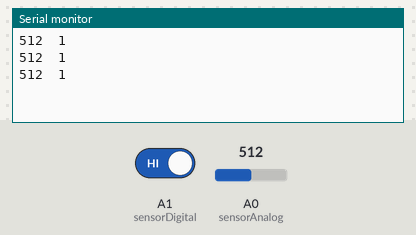
The sketch below on a simulated Arduino Uno, built with avr-gcc and run on an emulated ATmega328P. Shown: the last lines printed to the serial monitor. Inputs (shaded band) come from the test bench; at power-on: A0 (sensorAnalog) = 512, A1 (sensorDigital) HIGH.

Above: at 1.3 s.
1.4 s: A0 (sensorAnalog) set to 716
At 1.9 s:
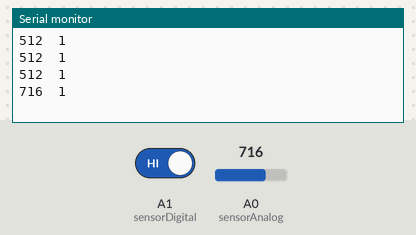
2.9 s: A1 (sensorDigital) driven LOW
At 3.4 s:
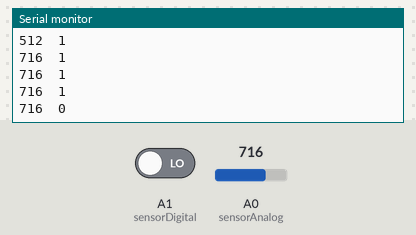
4.4 s: A0 (sensorAnalog) set to 900
At 4.9 s:
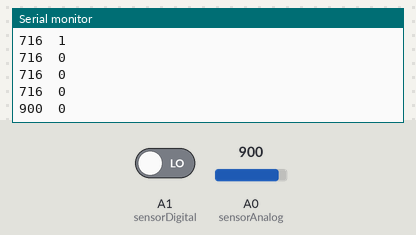
5.9 s: A1 (sensorDigital) driven HIGH
At 6.3 s:
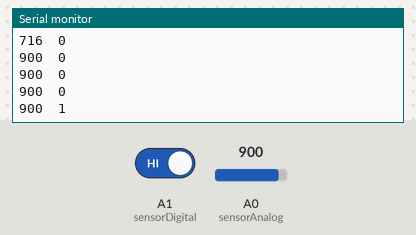
Timing chart, 0 to 8.4 s (numbered marks = the images above; inputs shaded):
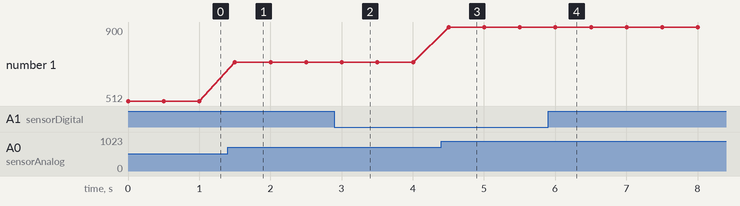

The sketch:

MQ_2_sensor_test.ino
```cpp
int sensorAnalog = A0;
int sensorDigital = A1;


void setup() {
  pinMode(sensorAnalog, INPUT);
  pinMode(sensorDigital, INPUT_PULLUP);

  Serial.begin(57600);
}

void loop() {

  Serial.print(analogRead(sensorAnalog));
  Serial.print('\t');
  Serial.println(digitalRead(sensorDigital));

  delay(500);

}
```

Measured:
- after the input at 1.4 s, the serial monitor: prints a new line after 0.10 s (image 1)
- after the input at 2.9 s, the serial monitor: prints a new line after 0.10 s (image 2)
- after the input at 4.4 s, the serial monitor: prints a new line after 0.10 s (image 3)
- after the input at 5.9 s, the serial monitor: prints a new line after 0.10 s (image 4)
- plotted number 1: 512 → 716 after the input at 1.4 s, 716 → 900 after the input at 4.4 s
